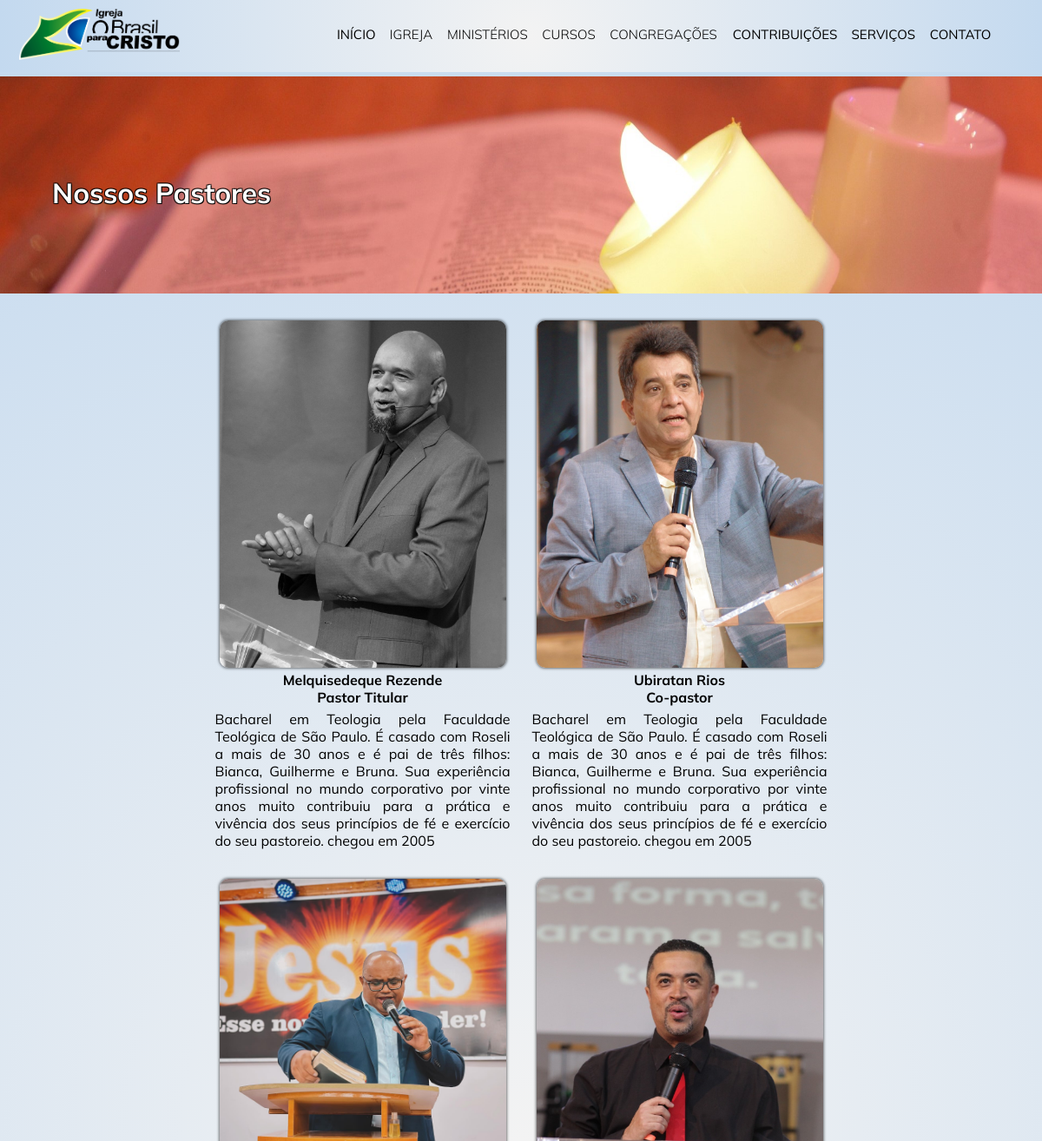
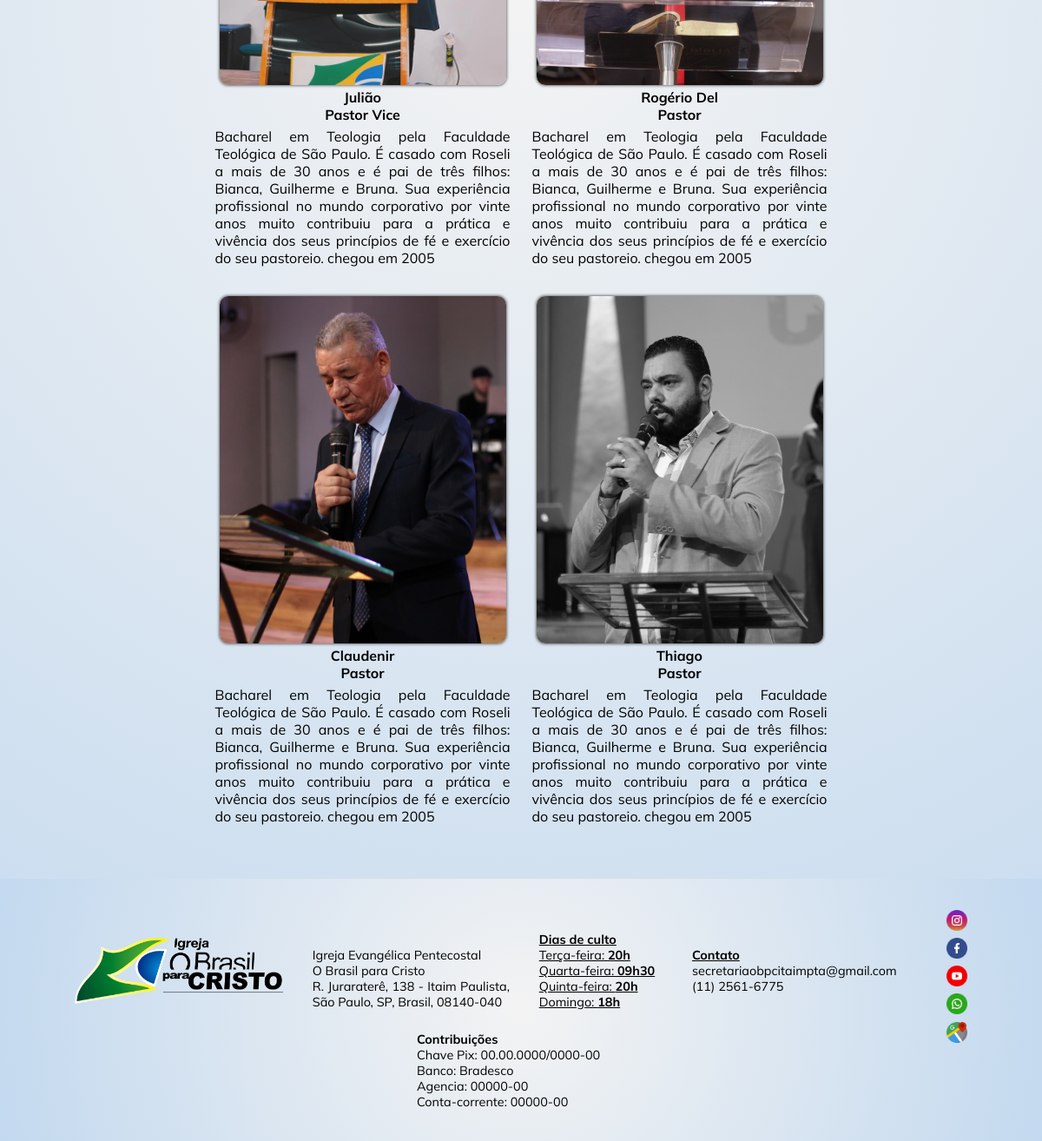
The app's page /pastores with its own data (2 pictures, top to bottom).
### apps/site_obpc/models.py (models this page shows, shortened)
class Pastores(models.Model):
    nome_pastor= models.CharField(max_length=100,null=False,blank=False)
    cargo= models.CharField(max_length=100,null=False,blank=False)
    biografia= models.CharField(max_length=2000,null=False,blank=False)
    foto= models.ImageField(upload_to='pastores/foto_pastor',blank=False,help_text="Dimensão: 1051 x 1247 px")
    publicado= models.BooleanField(default=True)
    posicao= models.IntegerField(unique=True,null=True,default=None)

### apps/site_obpc/views.py (the view)
# urls.py: path('pastores',pastores,name='pastores'),
def pastores(request):
    pastores= Pastores.objects.order_by('posicao').filter(publicado=True)
    return render(request,'site/pastores.html',{"cards":pastores})

### apps/site_obpc/context_processors.py (called while the page is built)
def MinisteriosContext(request):
    return{"ministerios":Ministerios.objects.all()}

def CongregacoesContext(request):
    return{"congregacoes":Congregacoes.objects.all()}

def CursosContext(request):
    return{"cursos_menu":Cursos.objects.order_by('nome_curso_abreviado')}

### templates/site/pastores.html
{% extends 'shared/base.html' %}
{% load static %}
{% block content %}
<div class="cabecalho_qsomos">
    <img src="{% static 'assets/banner_eventos.jpg' %}" alt="banner">
    <h1>Nossos Pastores</h1>
</div>
<div class="div_pastor">
    {% if cards %}
    {% for pastor in cards %}
    <div class="pastor_card">
        <div class="alinhamento_div_pastor">
            <div class="alinhamento_foto_nome">
                <img class="foto_pastor" src="{{pastor.foto.url}}" alt="foto_pastor">
            </div>
            <h4 class="nome_pastor">{{pastor.nome_pastor}}</h4>
            <h4 class="titulo_cargo">{{pastor.cargo}}</h4>
            <p class="biografia_pastor">
                {{pastor.biografia}}
            </p>
        </div>
    </div>
    {% endfor %}
    {% endif %}
</div>
{% endblock %}

### setup/static/styles/styles.css (style rules this page uses)
* { margin: 0; padding: 0; }
:root { --cabecalho_back_collor: #ffffff; --body_collor: #ffffff; --font: 'Mulish', sans-serif; --cor_hover: #4942E4; --font_collor: #000000; --footer_collor: #637A9F; --titulos: 'Mulish', sans-serif; }
body { background: radial-gradient(circle,#f3f3f3,#c3d9ef); color: var(--body_collor); width: 100%; margin: 0%; }
.pastor_card { width: 350px; border-radius: 10px; animation: suavizacao_pastor_card 3s ease-in-out forwards; }
.div_pastor { padding-inline: 13rem; display: flex; flex-wrap: wrap; gap: 15px; justify-content: center; padding-block-end: 50px; }
.titulo_cargo { font-family: var(--font); color: var(--font_collor); text-align: center; justify-items: center; }
.alinhamento_div_pastor { align-items: start; justify-content: start; display: block; gap: 5%; padding-block: 2%; }
.biografia_pastor { font-family: var(--font); color: var(--font_collor); text-align: justify; padding: 5px; }
.alinhamento_foto_nome { text-align: center; }
.foto_pastor { width: 330px; height: 400px; border-radius: 10px; box-shadow: 0 0 3px 1px #00000080; }
.nome_pastor { font-family: var(--font); color: var(--font_collor); text-align: center; justify-items: center; }
.cabecalho_qsomos img { width: 100%; height: 250px; padding-block-end: 20px; }
.cabecalho_qsomos h1 { position: absolute; margin-top: -10rem; margin-left: 5%; font-family: var(--font); text-shadow: 1px 1px 0 rgb(0, 0, 0), -1px -1px 0 rgba(0, 0, 0, 0.756), 1px -1px 0 rgba(0, 0, 0, 0.756), -1px 1px 0 rgba(0, 0, 0, 0.756); }
.div_mais_devocionais h3,p,h5,a { font-family: var(--font); color: var(--font_collor); text-align: justify; text-decoration: none; }
.div_mais_eventos h3,p,h5 { font-family: var(--font); color: var(--font_collor); text-align: justify; }

### records on screen
Pastores: foto (picture), nome_pastor "Melquisedeque Rezende", cargo "Pastor Titular", biografia "Bacharel em Teologia pela Faculdade Teológica de São Paulo. É casado com Roseli a mais de 30 anos e é pai de três filhos: Bianca, Guilherme e Bruna. Sua experiência profissional no mundo corporativo por vinte anos muito contribuiu para a prática e vivência dos seus princípios de fé e exercício do seu pastoreio. chegou em 2005"
Pastores: foto (picture), nome_pastor "Ubiratan Rios", cargo "Co-pastor", biografia "Bacharel em Teologia pela Faculdade Teológica de São Paulo. É casado com Roseli a mais de 30 anos e é pai de três filhos: Bianca, Guilherme e Bruna. Sua experiência profissional no mundo corporativo por vinte anos muito contribuiu para a prática e vivência dos seus princípios de fé e exercício do seu pastoreio. chegou em 2005"
Pastores: foto (picture), nome_pastor "Julião", cargo "Pastor Vice", biografia "Bacharel em Teologia pela Faculdade Teológica de São Paulo. É casado com Roseli a mais de 30 anos e é pai de três filhos: Bianca, Guilherme e Bruna. Sua experiência profissional no mundo corporativo por vinte anos muito contribuiu para a prática e vivência dos seus princípios de fé e exercício do seu pastoreio. chegou em 2005"
Pastores: foto (picture), nome_pastor "Rogério Del", cargo "Pastor", biografia "Bacharel em Teologia pela Faculdade Teológica de São Paulo. É casado com Roseli a mais de 30 anos e é pai de três filhos: Bianca, Guilherme e Bruna. Sua experiência profissional no mundo corporativo por vinte anos muito contribuiu para a prática e vivência dos seus princípios de fé e exercício do seu pastoreio. chegou em 2005"
Pastores: foto (picture), nome_pastor "Claudenir", cargo "Pastor", biografia "Bacharel em Teologia pela Faculdade Teológica de São Paulo. É casado com Roseli a mais de 30 anos e é pai de três filhos: Bianca, Guilherme e Bruna. Sua experiência profissional no mundo corporativo por vinte anos muito contribuiu para a prática e vivência dos seus princípios de fé e exercício do seu pastoreio. chegou em 2005"
Pastores: foto (picture), nome_pastor "Thiago", cargo "Pastor", biografia "Bacharel em Teologia pela Faculdade Teológica de São Paulo. É casado com Roseli a mais de 30 anos e é pai de três filhos: Bianca, Guilherme e Bruna. Sua experiência profissional no mundo corporativo por vinte anos muito contribuiu para a prática e vivência dos seus princípios de fé e exercício do seu pastoreio. chegou em 2005"
